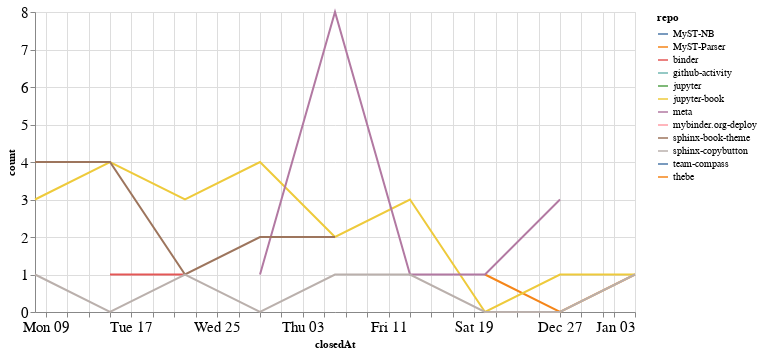

Write notebook code for a chart like this one.
### Code cell
closed_by_time = closed_by.groupby('repo').resample('W', on='closedAt').count()['author'].reset_index()
closed_by_time = closed_by_time.rename(columns={'author': 'count'})

alt.Chart(closed_by_time, width=600).mark_line().encode(
    x='closedAt',
    y='count',
    color='repo',
    tooltip="repo"
)

### Figure 1 — Vega-Lite specification as saved in the notebook (floating-point values rounded to 4 significant figures)
{"config": {"axisLeft": {"labelFontSize": 15}, "axisBottom": {"labelFontSize": 15}}, "data": {"name": "data-ff103677e659d9add64271b5b52da2d5"}, "mark": "line", "encoding": {"color": {"type": "nominal", "field": "repo"}, "tooltip": {"type": "nominal", "field": "repo"}, "x": {"type": "temporal", "field": "closedAt"}, "y": {"type": "quantitative", "field": "count"}}, "width": 600, "$schema": "https://vega.github.io/schema/vega-lite/v4.8.1.json", "datasets": {"data-ff103677e659d9add64271b5b52da2d5": [{"repo": "MyST-NB", "closedAt": "2020-11-22T00:00:00", "count": 3}, {"repo": "MyST-Parser", "closedAt": "2020-12-20T00:00:00", "count": 1}, {"repo": "MyST-Parser", "closedAt": "2020-12-27T00:00:00", "count": 0}, {"repo": "MyST-Parser", "closedAt": "2021-01-03T00:00:00", "count": 1}, {"repo": "binder", "closedAt": "2020-11-15T00:00:00", "count": 1}, {"repo": "binder", "closedAt": "2020-11-22T00:00:00", "count": 1}, {"repo": "github-activity", "closedAt": "2020-12-13T00:00:00", "count": 1}, {"repo": "jupyter", "closedAt": "2020-12-20T00:00:00", "count": 1}, {"repo": "jupyter-book", "closedAt": "2020-11-08T00:00:00", "count": 3}, {"repo": "jupyter-book", "closedAt": "2020-11-15T00:00:00", "count": 4}, {"repo": "jupyter-book", "closedAt": "2020-11-22T00:00:00", "count": 3}, {"repo": "jupyter-book", "closedAt": "2020-11-29T00:00:00", "count": 4}, {"repo": "jupyter-book", "closedAt": "2020-12-06T00:00:00", "count": 2}, {"repo": "jupyter-book", "closedAt": "2020-12-13T00:00:00", "count": 3}, {"repo": "jupyter-book", "closedAt": "2020-12-20T00:00:00", "count": 0}, {"repo": "jupyter-book", "closedAt": "2020-12-27T00:00:00", "count": 1}, {"repo": "jupyter-book", "closedAt": "2021-01-03T00:00:00", "count": 1}, {"repo": "meta", "closedAt": "2020-11-29T00:00:00", "count": 1}, {"repo": "meta", "closedAt": "2020-12-06T00:00:00", "count": 8}, {"repo": "meta", "closedAt": "2020-12-13T00:00:00", "count": 1}, {"repo": "meta", "closedAt": "2020-12-20T00:00:00", "count": 1}, {"repo": "meta", "closedAt": "2020-12-27T00:00:00", "count": 3}, {"repo": "mybinder.org-deploy", "closedAt": "2020-12-06T00:00:00", "count": 1}, {"repo": "sphinx-book-theme", "closedAt": "2020-11-08T00:00:00", "count": 4}, {"repo": "sphinx-book-theme", "closedAt": "2020-11-15T00:00:00", "count": 4}, {"repo": "sphinx-book-theme", "closedAt": "2020-11-22T00:00:00", "count": 1}, {"repo": "sphinx-book-theme", "closedAt": "2020-11-29T00:00:00", "count": 2}, {"repo": "sphinx-book-theme", "closedAt": "2020-12-06T00:00:00", "count": 2}, {"repo": "sphinx-copybutton", "closedAt": "2020-11-08T00:00:00", "count": 1}, {"repo": "sphinx-copybutton", "closedAt": "2020-11-15T00:00:00", "count": 0}, {"repo": "sphinx-copybutton", "closedAt": "2020-11-22T00:00:00", "count": 1}, {"repo": "sphinx-copybutton", "closedAt": "2020-11-29T00:00:00", "count": 0}, {"repo": "sphinx-copybutton", "closedAt": "2020-12-06T00:00:00", "count": 1}, {"repo": "sphinx-copybutton", "closedAt": "2020-12-13T00:00:00", "count": 1}, {"repo": "sphinx-copybutton", "closedAt": "2020-12-20T00:00:00", "count": 0}, {"repo": "sphinx-copybutton", "closedAt": "2020-12-27T00:00:00", "count": 0}, {"repo": "sphinx-copybutton", "closedAt": "2021-01-03T00:00:00", "count": 1}, {"repo": "team-compass", "closedAt": "2020-12-20T00:00:00", "count": 1}, {"repo": "thebe", "closedAt": "2020-12-27T00:00:00", "count": 2}]}}
